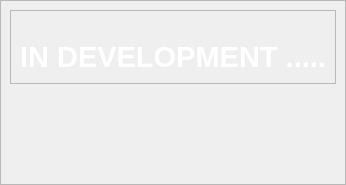
         <widget class="QWidget" name="page_history">
          <layout class="QVBoxLayout" name="verticalLayout_14">
           <property name="spacing">
            <number>0</number>
           </property>
           <property name="leftMargin">
            <number>0</number>
           </property>
           <property name="topMargin">
            <number>0</number>
           </property>
           <property name="rightMargin">
            <number>0</number>
           </property>
           <property name="bottomMargin">
            <number>0</number>
           </property>
           <item>
            <widget class="QFrame" name="frame_3">
             <property name="frameShape">
              <enum>QFrame::StyledPanel</enum>
             </property>
             <property name="frameShadow">
              <enum>QFrame::Raised</enum>
             </property>
             <layout class="QGridLayout" name="gridLayout_9">
              <property name="bottomMargin">
               <number>100</number>
              </property>
              <item row="0" column="0" alignment="Qt::AlignTop">
               <widget class="QFrame" name="frame_21">
                <property name="maximumSize">
                 <size>
                  <width>400</width>
                  <height>300</height>
                 </size>
                </property>
                <property name="frameShape">
                 <enum>QFrame::StyledPanel</enum>
                </property>
                <property name="frameShadow">
                 <enum>QFrame::Raised</enum>
                </property>
                <layout class="QVBoxLayout" name="verticalLayout_27">
                 <item>
                  <widget class="QLabel" name="label_18">
                   <property name="text">
                    <string/>
                   </property>
                   <property name="pixmap">
                    <pixmap resource="../9.07.2020 - design - mvp/demo_mvp/resource.qrc">:/asset/asset/Artboard 1.png</pixmap>
                   </property>
                   <property name="scaledContents">
                    <bool>true</bool>
                   </property>
                   <property name="alignment">
                    <set>Qt::AlignLeading|Qt::AlignLeft|Qt::AlignVCenter</set>
                   </property>
                  </widget>
                 </item>
                 <item>
                  <widget class="QLabel" name="label_19">
                   <property name="font">
                    <font>
                     <family>Segoe UI</family>
                     <pointsize>22</pointsize>
                     <weight>75</weight>
                     <bold>true</bold>
                    </font>
                   </property>
                   <property name="styleSheet">
                    <string notr="true">color: rgb(255, 255, 255);</string>
                   </property>
                   <property name="text">
                    <string>IN DEVELOPMENT .....</string>
                   </property>
                   <property name="alignment">
                    <set>Qt::AlignCenter</set>
                   </property>
                   <property name="margin">
                    <number>1</number>
                   </property>
                  </widget>
                 </item>
                </layout>
               </widget>
              </item>
             </layout>
            </widget>
           </item>
          </layout>
         </widget>
